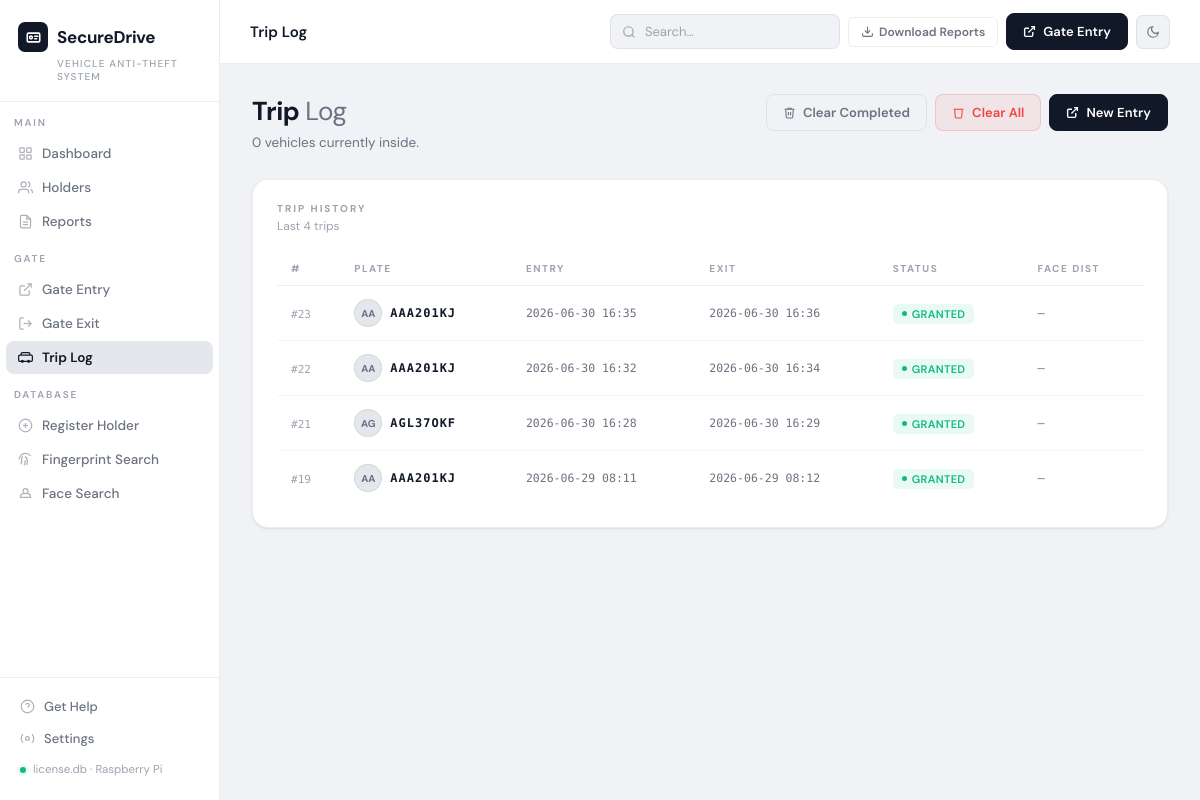
The page /gate/trips on the database as committed earlier.
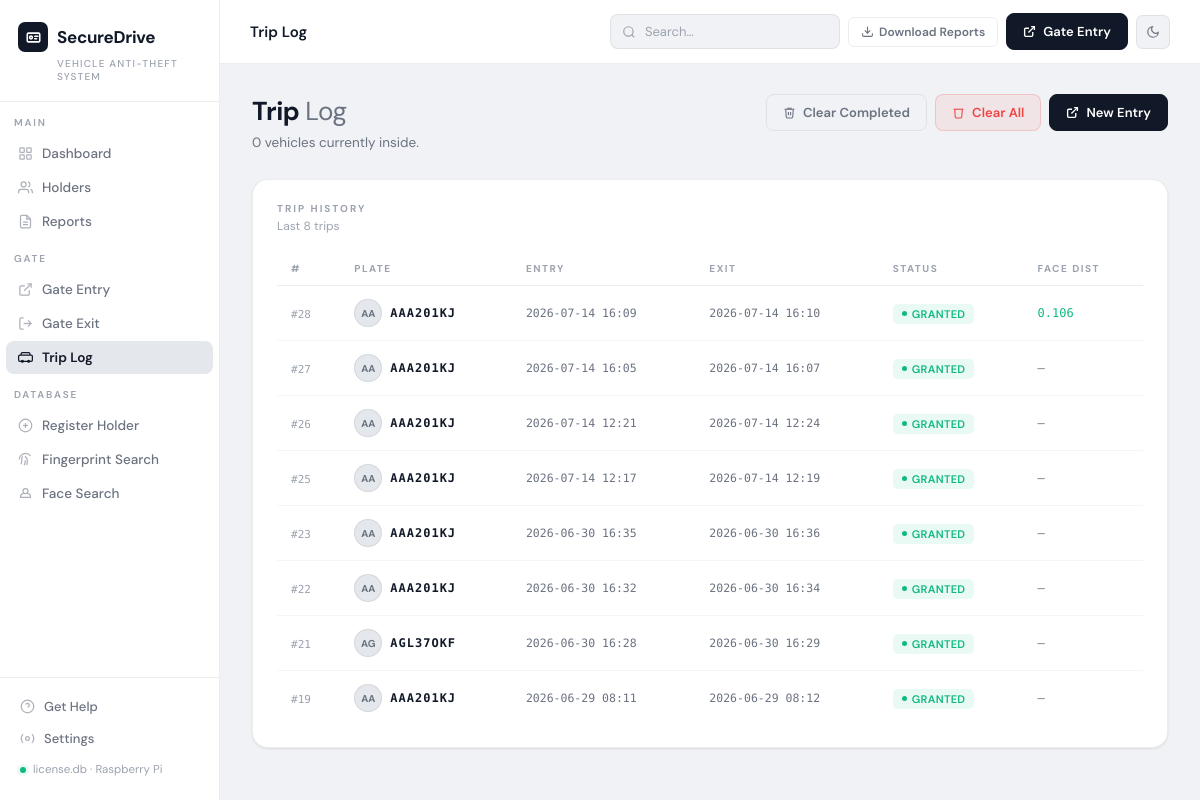
The same page on the database as committed later.
### tables this page shows
CREATE TABLE trips (
            id                   INTEGER PRIMARY KEY AUTOINCREMENT,
            plate_number         TEXT NOT NULL,
            vehicle_color        TEXT,
            vehicle_color_hsv    TEXT,
            vehicle_photo_path   TEXT,
            face_photo_path      TEXT,
            face_encoding        TEXT,
            fingerprint_template TEXT,
            status               TEXT DEFAULT 'INSIDE'
                                     CHECK(status IN ('INSIDE','EXITED','DENIED')),
            entry_time           TEXT DEFAULT (datetime('now')),
            exit_time            TEXT,
            exit_face_photo_path TEXT,
            exit_result          TEXT,
            face_distance        REAL,
            color_match          INTEGER,
            notes                TEXT
        , passcode TEXT);

### app.py (the view)
@app.route("/gate/trips")
def gate_trips():
    active  = db.get_active_trips()
    history = db.get_all_trips(limit=100)
    return render_template("gate_trips.html", active=active, history=history)

### app.py (called while the page is built)
@app.context_processor
def inject_now():
    return {"now": datetime.now().strftime("%Y-%m-%d")}

### database.py (called while the page is built)
def get_connection():
    conn = sqlite3.connect(DB_PATH)
    conn.row_factory = sqlite3.Row
    return conn

def get_active_trips():
    conn = get_connection()
    c = conn.cursor()
    c.execute("SELECT * FROM trips WHERE status='INSIDE' ORDER BY entry_time DESC")
    rows = c.fetchall()
    conn.close()
    return [dict(r) for r in rows]

def get_all_trips(limit=100):
    conn = get_connection()
    c = conn.cursor()
    c.execute("SELECT * FROM trips ORDER BY entry_time DESC LIMIT ?", (limit,))
    rows = c.fetchall()
    conn.close()
    return [dict(r) for r in rows]

### templates/gate_trips.html (shortened to what this page needs)
{% extends "base.html" %}
{% block topbar_title %}Trip Log{% endblock %}
{% block content %}
<div class="page-header">
    <div>
        <div class="page-greeting">Trip <span>Log</span></div>
        <div class="page-sub">{{ active|length }} vehicle{{ 's' if active|length != 1 }} currently inside.</div>
    </div>
    <div class="page-actions">
        {% if history %}
        <form method="POST" action="{{ url_for('gate_trips_clear_history') }}"
              onsubmit="return confirm('Clear completed trips (EXITED / DENIED)? Active vehicles are kept. This cannot be undone.');">
            <button type="submit" class="btn btn-outline">
                <svg width="13" height="13" fill="none" stroke="currentColor" stroke-width="2"
                     viewBox="0 0 24 24"><polyline points="3 6 5 6 21 6"/><path d="M19 6l-1 14a2 2 0 0 1-2 2H8a2 2 0 0 1-2-2L5 6"/><path d="M10 11v6"/><path d="M14 11v6"/><path d="M9 6V4h6v2"/></svg>
                Clear Completed
            </button>
        </form>
        {% endif %}
        <form method="POST" action="{{ url_for('gate_trips_clear_all') }}"
              onsubmit="return confirm('Delete ALL trip records including vehicles currently inside? This cannot be undone.');">
            <button type="submit" class="btn btn-red">
                <svg width="13" height="13" fill="none" stroke="currentColor" stroke-width="2"
                     viewBox="0 0 24 24"><polyline points="3 6 5 6 21 6"/><path d="M19 6l-1 14a2 2 0 0 1-2 2H8a2 2 0 0 1-2-2L5 6"/></svg>
                Clear All
            </button>
        </form>
        <a href="{{ url_for('gate_entry') }}" class="btn btn-gold">
            <svg width="13" height="13" fill="none" stroke="currentColor" stroke-width="2.5"
                 viewBox="0 0 24 24"><path d="M15 3h6v6"/><path d="M10 14L21 3"/><path d="M18 13v6a2 2 0 0 1-2 2H5a2 2 0 0 1-2-2V8a2 2 0 0 1 2-2h6"/></svg>
            New Entry
        </a>
    </div>
</div>
<div class="card">
    <div class="card-header">
        <div>
            <div class="card-title">Trip History</div>
            <div class="card-sub">Last {{ history|length }} trips</div>
        </div>
    </div>
    {% if history %}
    <div class="table-wrap">
        <table>
            <thead>
                <tr>
                    <th>#</th>
                    <th>Plate</th>
                    <th>Entry</th>
                    <th>Exit</th>
                    <th>Status</th>
                    <th>Face Dist</th>
                </tr>
            </thead>
            <tbody>
                {% for t in history %}
                <tr>
                    <td><span class="mono" style="font-size:11px;color:var(--text-mute)">#{{ t.id }}</span></td>
                    <td>
                        <div style="display:flex;align-items:center;gap:8px;">
                            {% if t.face_photo_path %}
                            <img src="{{ t.face_photo_path | gate_photo_url }}"
                                 style="width:28px;height:28px;object-fit:cover;border-radius:50%;
                                        border:1px solid var(--border);">
                            {% else %}
                            <div class="avatar-sm" style="width:28px;height:28px;font-size:10px;">
                                {{ t.plate_number[:2] }}
                            </div>
                            {% endif %}
                            <strong class="mono" style="font-size:12px;letter-spacing:1px;">
                                {{ t.plate_number }}
                            </strong>
                        </div>
                    </td>
                    <td class="mono" style="font-size:11.5px;color:var(--text-dim);">
                        {{ t.entry_time[:16] if t.entry_time else '—' }}
                    </td>
                    <td class="mono" style="font-size:11.5px;color:var(--text-dim);">
                        {{ t.exit_time[:16] if t.exit_time else '—' }}
                    </td>
                    <td>
                        {% if t.status == 'INSIDE' %}
                            <span class="badge badge-blue" style="background:var(--blue-wash);color:var(--blue);">
                                <span class="dot" style="background:var(--blue);"></span>Inside
                            </span>
                        {% elif t.status == 'EXITED' %}
                            <span class="badge badge-green"><span class="dot"></span>
                                {{ t.exit_result or 'Exited' }}
                            </span>
                        {% elif t.status == 'DENIED' %}
                            <span class="badge badge-red"><span class="dot"></span>Denied</span>
                        {% else %}
                            <span class="badge badge-grey"><span class="dot"></span>{{ t.status }}</span>
                        {% endif %}
                    </td>
                    <td class="mono" style="font-size:12px;">
                        {% if t.face_distance is not none %}
                            <span style="color:{% if t.face_distance <= 0.5 %}var(--green){% else %}var(--red){% endif %}">
                                {{ '%.3f'|format(t.face_distance) }}
                            </span>
                        {% else %}—{% endif %}
                    </td>
                </tr>
                {% endfor %}
            </tbody>
        </table>
    </div>
    {% endif %}
</div>
{% endblock %}

### templates/base.html (shortened to what this page needs)
<!DOCTYPE html>
<html lang="en" data-theme="light">
<head>
</head>
<body>
<aside class="sidebar">
    <div class="sidebar-logo">
        <div class="logo-wordmark">
            <div class="logo-icon">
                <svg width="15" height="15" viewBox="0 0 24 24" fill="none" stroke="currentColor" stroke-width="2.5" stroke-linecap="round" stroke-linejoin="round">
                    <rect x="2" y="5" width="20" height="14" rx="2"/>
                    <circle cx="8" cy="12" r="2.2"/>
                    <line x1="14" y1="10" x2="19" y2="10"/>
                    <line x1="14" y1="14" x2="17" y2="14"/>
                </svg>
            </div>
           SecureDrive
        </div>
        <div class="logo-sub">Vehicle Anti-Theft System </div>
    </div>
    <nav class="nav-section">
        <div class="nav-label">Main</div>
        <a href="{{ url_for('dashboard') }}" class="nav-item {% if request.endpoint == 'dashboard' %}active{% endif %}">
            <svg width="15" height="15" fill="none" stroke="currentColor" stroke-width="2" viewBox="0 0 24 24"><rect x="3" y="3" width="7" height="7" rx="1"/><rect x="14" y="3" width="7" height="7" rx="1"/><rect x="3" y="14" width="7" height="7" rx="1"/><rect x="14" y="14" width="7" height="7" rx="1"/></svg>
            Dashboard
        </a>
        <a href="{{ url_for('holders') }}" class="nav-item {% if request.endpoint and 'holder' in request.endpoint %}active{% endif %}">
            <svg width="15" height="15" fill="none" stroke="currentColor" stroke-width="2" viewBox="0 0 24 24"><path d="M17 21v-2a4 4 0 0 0-4-4H5a4 4 0 0 0-4 4v2"/><circle cx="9" cy="7" r="4"/><path d="M23 21v-2a4 4 0 0 0-3-3.87"/><path d="M16 3.13a4 4 0 0 1 0 7.75"/></svg>
            Holders
        </a>
        <a href="{{ url_for('reports') }}" class="nav-item {% if request.endpoint == 'reports' %}active{% endif %}">
            <svg width="15" height="15" fill="none" stroke="currentColor" stroke-width="2" viewBox="0 0 24 24"><path d="M14 2H6a2 2 0 0 0-2 2v16a2 2 0 0 0 2 2h12a2 2 0 0 0 2-2V8z"/><polyline points="14 2 14 8 20 8"/><line x1="16" y1="13" x2="8" y2="13"/><line x1="16" y1="17" x2="8" y2="17"/></svg>
            Reports
        </a>
        <div class="nav-label" style="margin-top:14px">Gate</div>
        <a href="{{ url_for('gate_entry') }}" class="nav-item {% if request.endpoint == 'gate_entry' %}active{% endif %}">
            <svg width="15" height="15" fill="none" stroke="currentColor" stroke-width="2" viewBox="0 0 24 24"><path d="M15 3h6v6"/><path d="M10 14L21 3"/><path d="M18 13v6a2 2 0 0 1-2 2H5a2 2 0 0 1-2-2V8a2 2 0 0 1 2-2h6"/></svg>
            Gate Entry
        </a>
        <a href="{{ url_for('gate_exit') }}" class="nav-item {% if request.endpoint == 'gate_exit' %}active{% endif %}">
            <svg width="15" height="15" fill="none" stroke="currentColor" stroke-width="2" viewBox="0 0 24 24"><path d="M9 21H5a2 2 0 0 1-2-2V5a2 2 0 0 1 2-2h4"/><polyline points="16 17 21 12 16 7"/><line x1="21" y1="12" x2="9" y2="12"/></svg>
            Gate Exit
        </a>
        <a href="{{ url_for('gate_trips') }}" class="nav-item {% if request.endpoint == 'gate_trips' %}active{% endif %}">
            <svg width="15" height="15" fill="none" stroke="currentColor" stroke-width="2" viewBox="0 0 24 24"><rect x="1" y="8" width="22" height="10" rx="2"/><path d="M5 8V6a2 2 0 0 1 2-2h10a2 2 0 0 1 2 2v2"/><circle cx="7" cy="18" r="1.5"/><circle cx="17" cy="18" r="1.5"/></svg>
            Trip Log
        </a>
        <div class="nav-label" style="margin-top:14px">Database</div>
        <a href="{{ url_for('add_holder') }}" class="nav-item {% if request.endpoint == 'add_holder' %}active{% endif %}">
            <svg width="15" height="15" fill="none" stroke="currentColor" stroke-width="2" viewBox="0 0 24 24"><circle cx="12" cy="12" r="10"/><line x1="12" y1="8" x2="12" y2="16"/><line x1="8" y1="12" x2="16" y2="12"/></svg>
            Register Holder
        </a>
        <a href="{{ url_for('fingerprint_search') }}" class="nav-item {% if request.endpoint == 'fingerprint_search' %}active{% endif %}">
            <svg width="15" height="15" fill="none" stroke="currentColor" stroke-width="2" viewBox="0 0 24 24"><path d="M2 12C2 6.5 6.5 2 12 2a10 10 0 0 1 8 4"/><path d="M5 19.5C5.5 18 6 15 6 12c0-1.9.5-3.6 1.4-5"/><path d="M10 21a17 17 0 0 0 1.7-7.7"/><path d="M14 21c.5-2 1-4.3 1-7s-1.5-5.2-4-7"/></svg>
            Fingerprint Search
        </a>
        <a href="{{ url_for('face_search') }}" class="nav-item {% if request.endpoint == 'face_search' %}active{% endif %}">
            <svg width="15" height="15" fill="none" stroke="currentColor" stroke-width="2" viewBox="0 0 24 24"><circle cx="12" cy="8" r="4"/><path d="M9 12a5 5 0 0 0-5 5v1h16v-1a5 5 0 0 0-5-5"/></svg>
            Face Search
        </a>
    </nav>
    <div class="sidebar-footer">
        <a href="{{ url_for('reports') }}" class="sidebar-footer-item">
            <svg width="15" height="15" fill="none" stroke="currentColor" stroke-width="2" viewBox="0 0 24 24"><circle cx="12" cy="12" r="10"/><path d="M9.09 9a3 3 0 0 1 5.83 1c0 2-3 3-3 3"/><line x1="12" y1="17" x2="12.01" y2="17"/></svg>
            Get Help
        </a>
        <a href="{{ url_for('settings') }}" class="sidebar-footer-item {% if request.endpoint == 'settings' %}active{% endif %}">
            <svg width="15" height="15" fill="none" stroke="currentColor" stroke-width="2" viewBox="0 0 24 24"><circle cx="12" cy="12" r="3"/><path d="M19.07 4.93a10 10 0 0 1 0 14.14M4.93 4.93a10 10 0 0 0 0 14.14"/></svg>
            Settings
        </a>
        <div class="footer-status">
            <div class="pulse-dot"></div>
            license.db · Raspberry Pi
        </div>
    </div>
</aside>
<div class="main">
    <div class="topbar">
        <div class="topbar-left">
            <div class="topbar-title">{% block topbar_title %}Dashboard{% endblock %}</div>
        </div>
        <div class="topbar-right">
            <form method="GET" action="{{ url_for('holders') }}">
                <input class="search-bar" type="text" name="q" placeholder="Search…" value="{{ request.args.get('q', '') }}">
            </form>
            <a href="{{ url_for('reports') }}" class="btn btn-outline btn-sm">
                <svg width="13" height="13" fill="none" stroke="currentColor" stroke-width="2" viewBox="0 0 24 24"><path d="M21 15v4a2 2 0 0 1-2 2H5a2 2 0 0 1-2-2v-4"/><polyline points="7 10 12 15 17 10"/><line x1="12" y1="15" x2="12" y2="3"/></svg>
                Download Reports
            </a>
            <a href="{{ url_for('gate_entry') }}" class="btn btn-gold">
                <svg width="13" height="13" fill="none" stroke="currentColor" stroke-width="2.5" viewBox="0 0 24 24"><path d="M15 3h6v6"/><path d="M10 14L21 3"/><path d="M18 13v6a2 2 0 0 1-2 2H5a2 2 0 0 1-2-2V8a2 2 0 0 1 2-2h6"/></svg>
                Gate Entry
            </a>
            <button class="icon-btn" id="theme-toggle" title="Toggle theme" type="button">
                <svg class="icon-theme-moon" width="14" height="14" fill="none" stroke="currentColor" stroke-width="2" viewBox="0 0 24 24"><path d="M21 12.79A9 9 0 1 1 11.21 3 7 7 0 0 0 21 12.79z"/></svg>
            </button>
        </div>
    </div>
    <div class="content">
        {% block content %}{% endblock %}
    </div>
</div>
</body>
</html>

Rows that differ between the two databases and show on the page:
added trips: id "28", plate_number "AA", plate_number "AAA201KJ", entry_time "2026-07-14 16:09", exit_time "2026-07-14 16:10", exit_result "GRANTED", face_distance "0.106"
added trips: id "27", plate_number "AA", plate_number "AAA201KJ", entry_time "2026-07-14 16:05", exit_time "2026-07-14 16:07", exit_result "GRANTED"
added trips: id "26", plate_number "AA", plate_number "AAA201KJ", entry_time "2026-07-14 12:21", exit_time "2026-07-14 12:24", exit_result "GRANTED"
added trips: id "25", plate_number "AA", plate_number "AAA201KJ", entry_time "2026-07-14 12:17", exit_time "2026-07-14 12:19", exit_result "GRANTED"
Other text that changed with them:
{{ history|length }}: "4" → "8"
